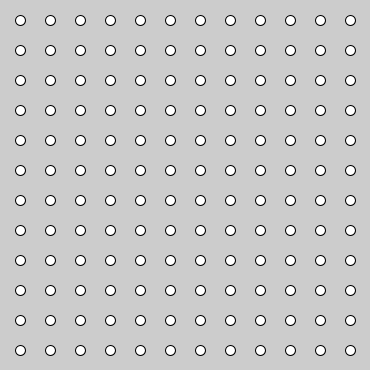
Frame 1 (no input)
Frame 60 (the mouse pressed at the canvas centre just before this capture): identical to frame 1, image omitted
Frame 120 (the mouse held since frame 60 and released just before this capture): identical to frame 1, image omitted

The Processing sketch that drew this single still picture (run headless with seeded random() and noise(); from frame 60 on, the mouse is pressed at the canvas centre):

// Processing sketch: loops
// ── loops.pde

int circleRowNum = 0;
int numRows = 12;
int circleColNum = 0;
int numCols = 12;
int spaceBetween = 20;
int diameter = 10;

void setup()
{
  size(370, 370);
}

void draw()
{
  while (circleRowNum < numRows)
  {
    int circleColNum = 0;
    while (circleColNum < numCols)
    {
      int ellipseX = (circleColNum+1)*spaceBetween + (circleColNum)*diameter;
      int ellipseY = (circleRowNum+1)*spaceBetween + (circleRowNum)*diameter;
 
      ellipse(ellipseX, ellipseY, diameter, diameter);
 
      circleColNum++;
    }
    circleRowNum++;
  }
}
